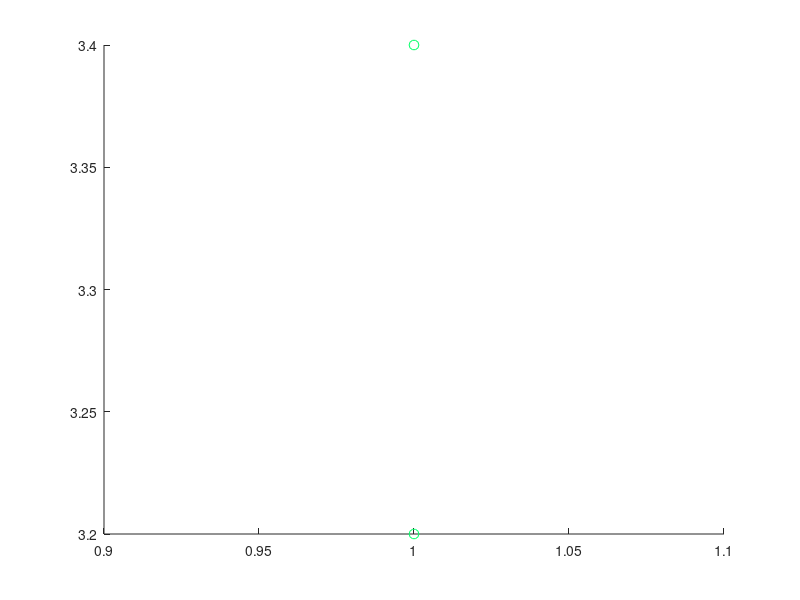

Here is the MATLAB script that generated this plot: (Note: this script raises an error after producing the figure.)
SOL = 2.998e8;

UseLos = 0;
% Walls
L1 = [+0.0, +1.0, +5.3, 4.5];    % [A, B, C] -> Ax + By + C = 0
L2 = [+1.0, +0.0, +5.7, 4.5];    % [A, B, C] -> Ax + By + C = 0
L3 = [+0.0, +1.0, +0.0, 4.5];    % [A, B, C] -> Ax + By + C = 0
L4 = [+1.0, +0.0, +0.0, 4.5];    % [A, B, C] -> Ax + By + C = 0
% Obstacles
L5 = [+0.0, +1.0, +5.0, 10];    % [A, B, C] -> Ax + By + C = 0
L6 = [+0.0, +1.0, +0.7, 10];    % [A, B, C] -> Ax + By + C = 0
% Floor
L7 = [+0.0, +1.0, +0.0, 4.5];    % [A, B, C] -> Ax + By + C = 0
L8 = [+0.0, +1.0, +4.6, 4.5];    % [A, B, C] -> Ax + By + C = 0

walls = [L1; L2; L3; L4; L5; L6];
%walls = [0];
floor = [L7; L8];

n1 = 0;
n2 = 1;
if size(walls, 2) > 1
    n1 = [n1, zeros(1, size(walls, 1))];
    n2 = [n2, walls(:, 4)'];
end
if size(floor, 2) > 1
    n1 = [n1, zeros(1, size(floor, 1))];
    n2 = [n2, floor(:, 4)'];
end
n1 = n1 + 1;

n = 5;
cmap = hsv(n);
sigma = 0.4;
ds = linspace(sigma - 0.5*sigma, sigma + 0.5*sigma, n);
for fooo = 1:n
    sigma = 0.15;
    y1_ = 3.0;
    x1_ = 1.0;
    y2_ = 3.4;
    x2_ = 1.0;
    x1 = x1_;% + ds(fooo);
    x2 = x2_;% + ds(fooo);
    y1 = y1_ + ds(fooo);
    y2 = y2_;% + ds(fooo);



    Tx = [x1, y1, 0.85];    % [x, y, h] Transmitter
    Rx = [x2, y2, 0.85];    % [x, y, h] Receiever

    p = 0:0.1:7;

    figure(1);
    set(gcf, 'colormap', cmap);
    scatter(Tx(1), Tx(2), 50, fooo);
    hold on;
    scatter(Rx(1), Rx(2), 50, fooo);

    indc = 1;
    cosAngle = zeros(1, size(walls, 1));
    cosAngle(indc) = 0;
    aSq = 1; % len(1)^2;    

    ind = 1;
    len = zeros(1, size(walls, 1));
    len(ind) = norm(Rx - Tx);
    LOS = len(1);
    if size(walls, 2) > 1
        for L = walls'
            TxP = ProjectionPoint(Tx(1:2), L);
            RxP = ProjectionPoint(Rx(1:2), L);
            k = norm(RxP - Rx(1:2))/norm(TxP - Tx(1:2));
            l = norm(TxP - RxP);
            direction = (RxP - TxP)/l;
            %Reflection Point
            Rp = TxP + direction*(l/(k+1));
            path = norm(Tx(1:2) - Rp) + norm(Rp - Rx(1:2));
            ind = ind+1;
            len(ind) = path;
            [X, Y] = ToParamteric(L, p);
            %Angle
            b = norm(Tx(1:2) - Rp);
            c = norm(Rp - Rx(1:2));
            indc = indc+1;
            cosAngle(indc) = -(aSq - b^2 - c^2)/(4*b*c);

            plot(X, Y, 'k');
            scatter(Rp(1), Rp(2), 'r', 'filled');
            scatter(RxP(1), RxP(2), 'b', 'filled');
            scatter(TxP(1), TxP(2), 'b', 'filled');

        end
    end
    if size(floor, 2) > 1
        for L = floor'
            tx = [0.0, Tx(3)];
            los = sqrt(aSq);
            rx = [los, Rx(3)];

            TxP = ProjectionPoint(tx, L);
            RxP = ProjectionPoint(rx, L);
            k = norm(RxP - rx)/norm(TxP - tx);
            direction = (RxP - TxP)/len(1);
            %Reflection Point
            Rp = TxP + direction*(len(1)/(k+1));
            path = norm(tx - Rp) + norm(Rp - rx);
            ind = ind+1;
            len(ind) = path;
            %[X, Y] = ToParamteric(L, p);
            %Angle
            b = norm(Tx(1:2) - Rp);
            c = norm(Rp - Rx(1:2));
            indc = indc+1;
            cosAngle(indc) = -(aSq - b^2 - c^2)/(4*b*c);

        %    plot(X, Y, '--b');
        %    scatter(Rp(1), Rp(2), 'r', 'filled');
        end
    end
    %hold off;
    xlim([-0.1, 6.0]);
    ylim([-0.1, 5.5]);
    figure(2);
    set(gcf, 'colormap', cmap);
    hold on;
    pow0 = 1;
    alpha = 2;
    sinAngle = sqrt(1 - cosAngle.^2);


    %Snell's law
    sinAngle2 = sinAngle.*n1./n2;
    cosAngle2 = sqrt(1 - sinAngle2.^2);
    %Fresnel's formula
    Q = (n1.*cosAngle - n2.*cosAngle2)./(n1.*cosAngle + n2.*cosAngle2);
    Q(1) = 1; % LOS
    
    powDecay = (Q.^2).*pow0;
    powDecay = powDecay./(len.^(alpha));
    
    time = len/SOL*1e9;
    powDecay(1) = 0; % LOS
    %scatter(time, powDecay);

    maxval = max(powDecay);
    powDecay = powDecay./maxval;
    plot(time, powDecay, 'o', 'color', cmap(fooo,:))
    hold on;
    drawnow;
end
    ex1_ampl = 10.^(1./(POS1(:,2)));
    ex2_ampl = 10.^(1./(POS2(:,2)));
    ex3_ampl = 10.^(1./(POS3(:,2)));
    ex4_ampl = 10.^(1./(POS4(:,2)));
    
    maxval = max([ex1_ampl; ex2_ampl; ex3_ampl; ex4_ampl]);
    ex1_time = POS1(:,1)*1e9;
    ex1_ampl = ex1_ampl./maxval;
    plot(ex1_time, ex1_ampl, 'r');
    ex1_time = POS2(:,1)*1e9;
    ex2_ampl = ex2_ampl./maxval;
    plot(ex1_time, ex2_ampl, 'g');
    ex1_time = POS3(:,1)*1e9;
    ex3_ampl = ex3_ampl./maxval;
    plot(ex1_time, ex3_ampl, 'b');
    ex1_time = POS4(:,1)*1e9;
    ex4_ampl = ex4_ampl./maxval;
    plot(ex1_time, ex4_ampl, 'k');
    hold off;

    hold off;
